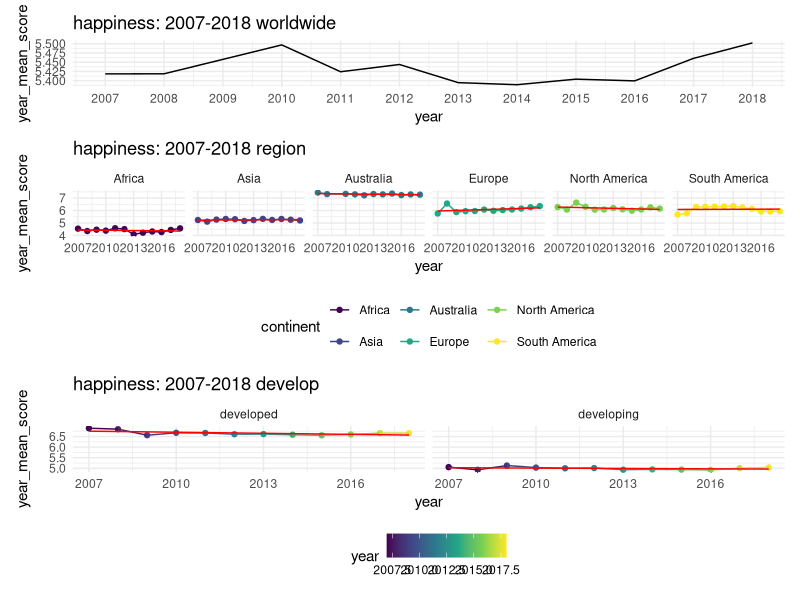
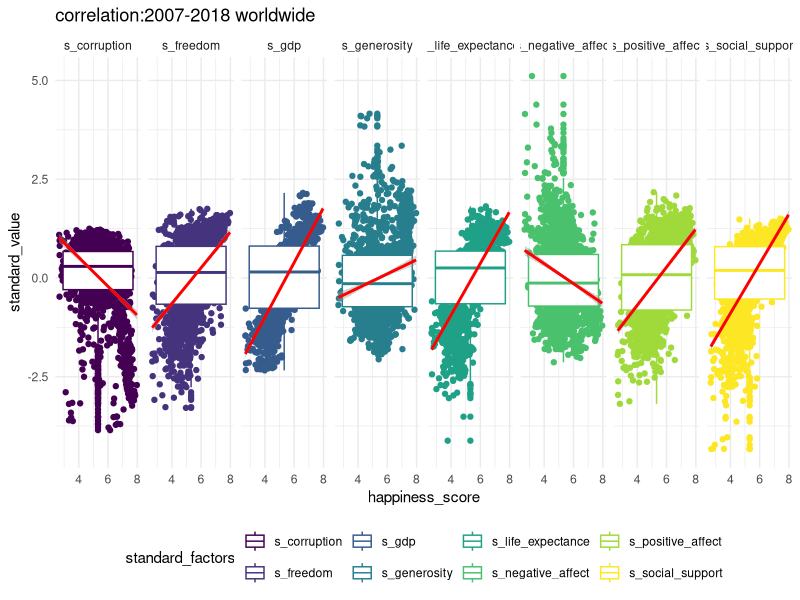

These charts were generated, in order, by the following R code: (Note: this script raises an error after producing the figures.)
## ---- chunk 1
library(tidyverse) ## Data Manipulaion
library(corrplot) ## Correlation plot
library(patchwork)

knitr::opts_chunk$set(
  fig.width = 8,
  fig.asp = 1,
  out.width = "100%",
  echo = FALSE,
  message = FALSE)

options(
  ggplot2.continuous.colour = "viridis",
  ggplot2.continuous.fill = "viridis")

scale_colour_discrete = scale_colour_viridis_d
scale_fill_discrete = scale_fill_viridis_d

theme_set(theme_minimal() + theme(legend.position = "bottom"))


## ---- chunk 2
### rename and select variables
happy = 
  read_csv("data/final_data_all_country.csv") %>% 
   rename("country" = country_name,
          "happiness_score" = life_ladder,
         "gdp" = log_gdp_per_capita,
         "life_expectance" = healthy_life_expectancy_at_birth,
         "freedom" = freedom_to_make_life_choices,
         "corruption" = perceptions_of_corruption)  %>% 
  unique() %>% 
  mutate(o_gdp = exp(gdp)) %>%# in the original data, they use log get the result, i try to transfer in the real way
  mutate(develop = ifelse(o_gdp > 25000, "developed", "developing")) # actually there is no speicific cretiria to distinguish the developed and developing country.
## ---- chunk 3
## Creat continent variable
Asia = 
  c("Israel", "United Arab Emirates", "Singapore", "Thailand", "Taiwan Province of China",
                                   "Qatar", "Saudi Arabia", "Kuwait", "Bahrain", "Malaysia", "Uzbekistan", "Japan",
                                   "South Korea", "Turkmenistan", "Kazakhstan", "Turkey", "Hong Kong S.A.R., China", "Philippines",
                                   "Jordan", "China", "Pakistan", "Indonesia", "Azerbaijan", "Lebanon", "Vietnam",
                                   "Tajikistan", "Bhutan", "Kyrgyzstan", "Nepal", "Mongolia", "Palestinian Territories",
                                   "Iran", "Bangladesh", "Myanmar", "Iraq", "Sri Lanka", "Armenia", "India", "Georgia",
                                   "Cambodia", "Afghanistan", "Yemen", "Syria")

Europe = 
  c("Norway", "Denmark", "Iceland", "Switzerland", "Finland",
                                   "Netherlands", "Sweden", "Austria", "Ireland", "Germany",
                                   "Belgium", "Luxembourg", "United Kingdom", "Czech Republic",
                                   "Malta", "France", "Spain", "Slovakia", "Poland", "Italy",
                                   "Russia", "Lithuania", "Latvia", "Moldova", "Romania",
                                   "Slovenia", "North Cyprus", "Cyprus", "Estonia", "Belarus",
                                   "Serbia", "Hungary", "Croatia", "Kosovo", "Montenegro",
                                   "Greece", "Portugal", "Bosnia and Herzegovina", "Macedonia",
                                   "Bulgaria", "Albania", "Ukraine")

North_America = 
  c("Canada", "Costa Rica", "United States", "Mexico",  
                                   "Panama","Trinidad and Tobago", "El Salvador", "Belize", "Guatemala",
                                   "Jamaica", "Nicaragua", "Dominican Republic", "Honduras",
                                   "Haiti")

Sorth_America =  
  c("Chile", "Brazil", "Argentina", "Uruguay",
                                   "Colombia", "Ecuador", "Bolivia", "Peru",
                                   "Paraguay", "Venezuela")

Australia = 
  c("New Zealand", "Australia")

happy = happy %>% 
  mutate(continent = case_when(
    country %in% Asia ~ "Asia",
    country %in% Europe ~ "Europe",
    country %in% North_America ~ "North America",
    country %in% Sorth_America ~ "South America",
    country %in% Australia ~ "Australia",
    TRUE ~ as.character("Africa")
  ))
## ---- chunk 4
## Standardaization
happy_standard = happy %>% 
  mutate(s_gdp = scale(gdp),
         s_social_support = scale(social_support),
         s_life_expectance = scale(life_expectance),
         s_freedom = scale(freedom),
         s_positive_affect = scale(positive_affect),
         s_negative_affect = scale(negative_affect),
         s_generosity  = scale(generosity),
         s_corruption  = scale(corruption)) %>%
  select(-c(gdp:corruption), -o_gdp)
## ---- chunk 5
plot1 = happy %>% 
  filter(year>2006) %>%
  group_by(year) %>% 
  summarise(year_mean_score = mean(happiness_score)) %>% 
  ggplot(aes(x = year, y = year_mean_score)) +
  geom_path() +
  labs(title = "happiness: 2007-2018 worldwide") +scale_x_continuous(
    breaks = c(2007,2008,2009,2010,2011, 2012, 2013,2014,2015,2016,2017,2018))

plot2 = happy %>% 
  filter(year>2006)%>%
  group_by(year, continent) %>% 
  summarise(year_mean_score = mean(happiness_score)) %>% 
  ggplot(aes(x = year, y = year_mean_score, color = continent)) +
  geom_point() +
  geom_line() +
  geom_smooth(method = lm, size  = 0.5, 
              se = FALSE, color = "red") +  
  facet_grid(. ~ continent) +
  labs(title = "happiness: 2007-2018 region")

plot3 = happy %>% 
  filter(year > 2006) %>%
  drop_na(develop) %>%
  group_by(year, develop) %>% 
  summarise(year_mean_score = mean(happiness_score)) %>% 
  ggplot(aes(x = year, y = year_mean_score, color = year)) +
  geom_point() +
  geom_line() +
  geom_smooth(method = lm, size  = 0.5, 
              se = FALSE, color = "red") +  
  facet_grid(. ~ develop) +
  labs(title = "happiness: 2007-2018 develop")

plot1/plot2/plot3

## ---- chunk 6
par(mfcol = c(1, 2))
happy_standard %>% 
  filter(year>2006)%>%
  pivot_longer(s_gdp:s_corruption,
               names_to = "standard_factors",
               values_to = "standard_value") %>% 
  ggplot(aes(x = happiness_score, y = standard_value,
             color  = standard_factors)) +
  geom_point() +
  geom_boxplot() +  
  geom_smooth(method = lm, color = "red") +
  facet_grid(. ~ standard_factors) +
  labs(title = "correlation:2007-2018 worldwide")

happy_standard %>% 
  drop_na() %>%
   filter(year>2006)%>%
  select(-c(X1,country, year, continent, develop)) %>% 
  cor() %>%
  corrplot.mixed(title = "2007-2018 Wordwide",
                 tl.cex = .7, tl.pos = "lt",
                  mar=c(0,0,1,0))

## ---- chunk 7

par(mfcol = c(2, 2))
happy_standard %>% 
  drop_na() %>%
   filter(year>2006)%>%
  filter(continent == "Australia") %>% 
  select(-c(X1,country, year, continent, develop)) %>% 
  cor() %>%
  corrplot.mixed(title = "2007-2018 Australia",
                 tl.cex = .7, tl.pos = "lt",
                  mar=c(0,0,1,0))

happy_standard %>% 
  drop_na() %>%
   filter(year>2006)%>%
  filter(continent %in% c("Europe", "North America", "South America"))  %>% 
  select(-c(X1,country, year, continent, develop)) %>% 
  cor() %>%
  corrplot.mixed(title = "2007-2018 Europe, North America, South America",
                 tl.cex = .7, tl.pos = "lt",
                  mar=c(0,0,1,0))

happy_standard %>% 
  drop_na() %>%
   filter(year>2006)%>%
 filter(continent %in% c("Africa", "Asia")) %>% 
  select(-c(X1,country, year, continent, develop)) %>% 
  cor() %>%
  corrplot.mixed(title = "2007-2018 Africa, Asia",
                 tl.cex = .7, tl.pos = "lt",
                  mar=c(0,0,1,0))

## ---- chunk 8
par(mfcol = c(1, 2))
happy_standard %>% 
  drop_na() %>%
   filter(year>2006)%>%
  filter(develop == "developing") %>% 
  select(-c(X1, country, year, continent, develop)) %>% 
  cor() %>%
  corrplot.mixed(title = "2007-2018 developing",
                 tl.cex = .7, tl.pos = "lt",
                  mar=c(0,0,1,0))

happy_standard %>% 
  drop_na() %>%
   filter(year>2006)%>%
  filter(develop == "developed") %>% 
  select(-c(X1,country, year, continent, develop)) %>% 
  cor() %>%
  corrplot.mixed(title = "2007-2018 developed",
                 tl.cex = .7, tl.pos = "lt",
                  mar=c(0,0,1,0))
